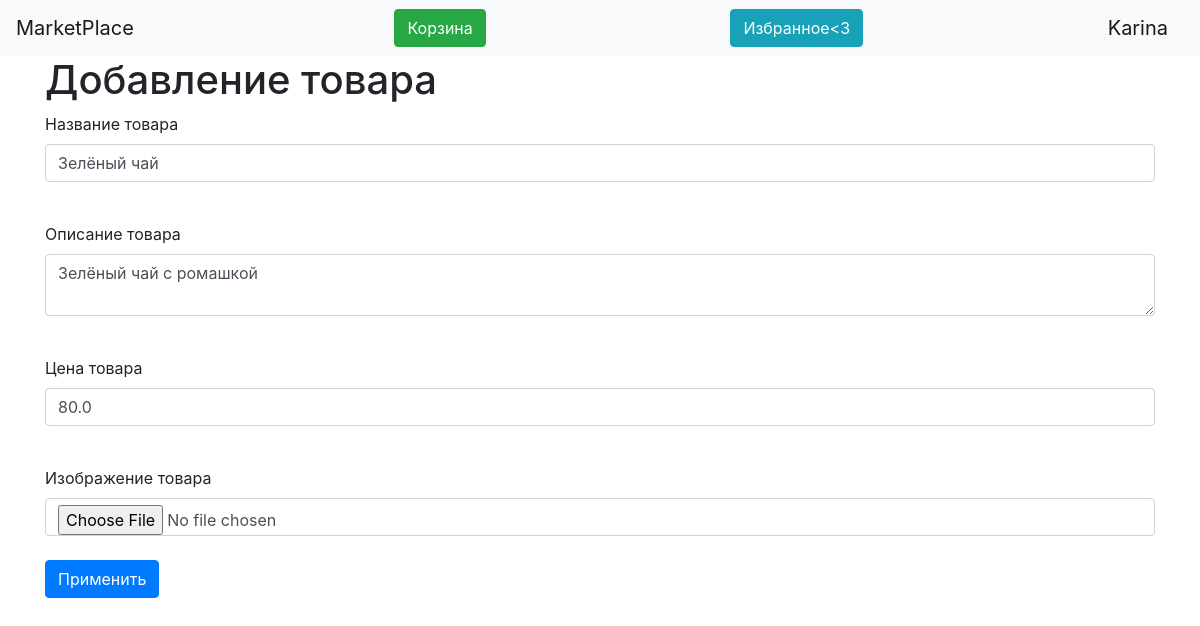
The app's page /products/1 (signed in) with its own data.
### data/users.py (models this page shows, shortened)
class User(SqlAlchemyBase, UserMixin, SerializerMixin):
    __tablename__ = 'users'
    id = sqlalchemy.Column(sqlalchemy.Integer,
                           primary_key=True, autoincrement=True)
    name = sqlalchemy.Column(sqlalchemy.String, nullable=True)
    about = sqlalchemy.Column(sqlalchemy.String, nullable=True)
    email = sqlalchemy.Column(sqlalchemy.String,
                              index=True, unique=True, nullable=True)
    hashed_password = sqlalchemy.Column(sqlalchemy.String, nullable=True)
    created_date = sqlalchemy.Column(sqlalchemy.DateTime,
                                     default=datetime.datetime.now)
    products = sqlalchemy.orm.relation("Products", back_populates='user', lazy='subquery')

### data/products.py (models this page shows)
class Products(SqlAlchemyBase):
    __tablename__ = 'products'
    id = sqlalchemy.Column(sqlalchemy.Integer,
                           primary_key=True, autoincrement=True)
    title = sqlalchemy.Column(sqlalchemy.String, nullable=False)
    content = sqlalchemy.Column(sqlalchemy.String, nullable=True)
    price = sqlalchemy.Column(sqlalchemy.Float, nullable=False)
    image = sqlalchemy.Column(sqlalchemy.String, nullable=True)
    user_id = sqlalchemy.Column(sqlalchemy.Integer,
                                sqlalchemy.ForeignKey("users.id"))
    user = orm.relation('User')

### main.py (the view, shortened to what this page needs)
@app.route('/products/<int:id>', methods=['GET', 'POST'])
@login_required
def edit_products(id):
    form = ProductsForm()
    if request.method == "GET":
        db_sess = db_session.create_session()
        products = db_sess.query(Products).filter(Products.id == id,
                                          Products.user == current_user
                                          ).first()
        if products:
            form.title.data = products.title
            form.content.data = products.content
            form.price.data = products.price
            form.image.data = products.image
        else:
            abort(404)
    return render_template('products.html',
                           title='Редактирование товара',
                           form=form
                           )

### forms/products.py
class ProductsForm(FlaskForm):
    title = StringField('Название товара', validators=[DataRequired()])
    content = TextAreaField("Описание товара")
    price = FloatField('Цена товара', validators=[DataRequired()])
    image = FileField('Изображение товара')
    submit = SubmitField('Применить')

### data/db_session.py (called while the page is built)
def create_session() -> Session:
    global __factory
    return __factory()

### main.py (called while the page is built)
@login_manager.user_loader
def load_user(user_id):
    db_sess = db_session.create_session()
    return db_sess.query(User).get(user_id)

### templates/products.html (shortened to what this page needs)
{% extends "base.html" %}
{% block content %}
<h1>Добавление товара</h1>
<form action="" method="post" enctype="multipart/form-data">
    <p>
        {{ form.title.label }}<br>
        {{ form.title(class="form-control") }}<br>
    </p>
    <p>
        {{ form.content.label }}<br>
        {{ form.content(class="form-control") }}<br>
    </p>
    <p>
        {{ form.price.label }}<br>
        {{ form.price(class="form-control") }}<br>
    </p>
        {{ form.image.label }}<br>
        {{ form.image(class="form-control") }}<br>
    <p>{{ form.submit(type="submit", class="btn btn-primary") }}</p>
</form>
{% endblock %}

### templates/base.html (shortened to what this page needs)
<!doctype html>
<html lang="en">
<head>
    <link rel="stylesheet"
          href="https://stackpath.bootstrapcdn.com/bootstrap/4.4.1/css/bootstrap.min.css"
>
</head>
<body>
<header>
    <nav class="navbar navbar-light bg-light">
        <a class="navbar-brand" href="/">MarketPlace</a>
        {% if current_user.is_authenticated %}
        <a class="btn btn-success" href="/shop_cart">Корзина</a>
        <a class="btn btn-info" href="/likes">Избранное<3</a>
    <a class="navbar-brand" href="/logout">{{ current_user.name }}</a>
    {% else %}
    <p>
        <a class="btn btn-primary " href="/register">Зарегистрироваться</a>
        <a class="btn btn-success" href="/login">Войти</a>
    </p>
    {% endif %}
    </nav>
</header>
<main role="main" class="container">
    {% block content %}{% endblock %}
</main>
</body>
</html>

### records on screen
User: name "Karina"
Products: title "Зелёный чай", content "Зелёный чай с ромашкой", price "80.0"
